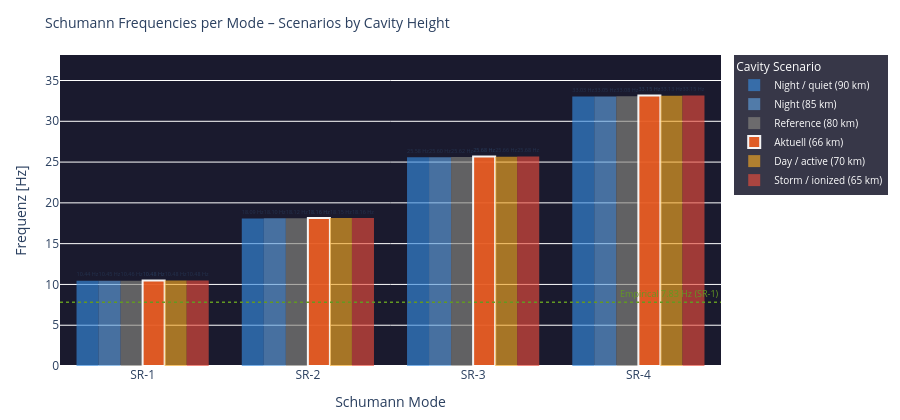

Notebook code for this chart:
### Code cell
# ============================================================
# RESONANCE CONDITIONS – Schumann frequencies as bar chart
# Each SR mode: frequency at different cavity heights
# ============================================================

modi        = [1, 2, 3, 4]
h_scenarios = {
    'Night / quiet (90 km)':   90.0,
    'Night (85 km)':           85.0,
    'Reference (80 km)':        80.0,
    f'Aktuell ({h_eff:.0f} km)': float(h_eff),
    'Day / active (70 km)':     70.0,
    'Storm / ionized (65 km)': 65.0,
}
colors_h = ['#378ADD','#5F9FDD','#888780','#E85D24','#F2A623','#e74c3c']

fig = go.Figure()

x_labels = [f'SR-{n}' for n in modi]

for i, (label, h) in enumerate(h_scenarios.items()):
    freqs = [schumann_freq(n, h) for n in modi]
    # Highlight if this is the current height
    is_current = abs(h - float(h_eff)) < 0.1
    fig.add_trace(go.Bar(
        name=label,
        x=x_labels,
        y=freqs,
        marker_color=colors_h[i],
        opacity=0.95 if is_current else 0.65,
        marker_line=dict(color='white', width=2) if is_current else dict(width=0),
        text=[f'{f:.2f} Hz' for f in freqs],
        textposition='outside',
        textfont=dict(size=8),
    ))

# Referenz-Linie SR-1 = 7.83 Hz (empirisch)
fig.add_hline(y=7.83, line_dash='dot', line_color='#639922', line_width=1.5,
              annotation_text='Empirical 7.83 Hz (SR-1)',
              annotation_font=dict(size=9, color='#639922'))

fig.update_layout(
    title=dict(text='Schumann Frequencies per Mode – Scenarios by Cavity Height', font=dict(size=14)),
    barmode='group',
    xaxis=dict(title='Schumann Mode'),
    yaxis=dict(title='Frequenz [Hz]', range=[0, max(schumann_freq(4, 65)*1.15, 38)]),
    height=420,
    plot_bgcolor='#1a1a2e',
    paper_bgcolor='rgba(0,0,0,0)',
    legend=dict(title='Cavity Scenario', bgcolor='rgba(20,20,40,0.85)',
                font=dict(color='white', size=10)),
    margin=dict(l=60, r=30, t=55, b=50)
)
fig.show()

# Textausgabe Delta zur Referenz
print(f'\nFrequency delta (current {h_eff:.0f} km vs. reference 80 km):')
ref_f = {n: schumann_freq(n, 80.0) for n in modi}
act_f = {n: schumann_freq(n, float(h_eff)) for n in modi}
for n in modi:
    d = (act_f[n] - ref_f[n]) * 1000
    print(f'  SR-{n}: {act_f[n]:.4f} Hz  (Ref {ref_f[n]:.4f} Hz  Δ {d:+.1f} mHz)')

### Figure 1 — Plotly figure (JSON) as saved in the notebook; plotly's stock layout.template omitted (floating-point values rounded to 4 significant figures)
{"data": [{"marker": {"color": "#378ADD", "line": {"width": 0}}, "name": "Night / quiet (90 km)", "opacity": 0.65, "text": ["10.44 Hz", "18.09 Hz", "25.58 Hz", "33.03 Hz"], "textfont": {"size": 8}, "textposition": "outside", "type": "bar", "x": ["SR-1", "SR-2", "SR-3", "SR-4"], "y": [10.44, 18.09, 25.58, 33.03]}, {"marker": {"color": "#5F9FDD", "line": {"width": 0}}, "name": "Night (85 km)", "opacity": 0.65, "text": ["10.45 Hz", "18.10 Hz", "25.60 Hz", "33.05 Hz"], "textfont": {"size": 8}, "textposition": "outside", "type": "bar", "x": ["SR-1", "SR-2", "SR-3", "SR-4"], "y": [10.45, 18.1, 25.6, 33.05]}, {"marker": {"color": "#888780", "line": {"width": 0}}, "name": "Reference (80 km)", "opacity": 0.65, "text": ["10.46 Hz", "18.12 Hz", "25.62 Hz", "33.08 Hz"], "textfont": {"size": 8}, "textposition": "outside", "type": "bar", "x": ["SR-1", "SR-2", "SR-3", "SR-4"], "y": [10.46, 18.12, 25.62, 33.08]}, {"marker": {"color": "#E85D24", "line": {"color": "white", "width": 2}}, "name": "Aktuell (66 km)", "opacity": 0.95, "text": ["10.48 Hz", "18.16 Hz", "25.68 Hz", "33.15 Hz"], "textfont": {"size": 8}, "textposition": "outside", "type": "bar", "x": ["SR-1", "SR-2", "SR-3", "SR-4"], "y": [10.48, 18.16, 25.68, 33.15]}, {"marker": {"color": "#F2A623", "line": {"width": 0}}, "name": "Day / active (70 km)", "opacity": 0.65, "text": ["10.48 Hz", "18.15 Hz", "25.66 Hz", "33.13 Hz"], "textfont": {"size": 8}, "textposition": "outside", "type": "bar", "x": ["SR-1", "SR-2", "SR-3", "SR-4"], "y": [10.48, 18.15, 25.66, 33.13]}, {"marker": {"color": "#e74c3c", "line": {"width": 0}}, "name": "Storm / ionized (65 km)", "opacity": 0.65, "text": ["10.48 Hz", "18.16 Hz", "25.68 Hz", "33.15 Hz"], "textfont": {"size": 8}, "textposition": "outside", "type": "bar", "x": ["SR-1", "SR-2", "SR-3", "SR-4"], "y": [10.48, 18.16, 25.68, 33.15]}], "layout": {"annotations": [{"font": {"color": "#639922", "size": 9}, "showarrow": false, "text": "Empirical 7.83 Hz (SR-1)", "x": 1, "xanchor": "right", "xref": "x domain", "y": 7.83, "yanchor": "bottom", "yref": "y"}], "barmode": "group", "height": 420, "legend": {"bgcolor": "rgba(20,20,40,0.85)", "font": {"color": "white", "size": 10}, "title": {"text": "Cavity Scenario"}}, "margin": {"b": 50, "l": 60, "r": 30, "t": 55}, "paper_bgcolor": "rgba(0,0,0,0)", "plot_bgcolor": "#1a1a2e", "shapes": [{"line": {"color": "#639922", "dash": "dot", "width": 1.5}, "type": "line", "x0": 0, "x1": 1, "xref": "x domain", "y0": 7.83, "y1": 7.83, "yref": "y"}], "title": {"font": {"size": 14}, "text": "Schumann Frequencies per Mode – Scenarios by Cavity Height"}, "xaxis": {"title": {"text": "Schumann Mode"}}, "yaxis": {"range": [0, 38.13], "title": {"text": "Frequenz [Hz]"}}}}
